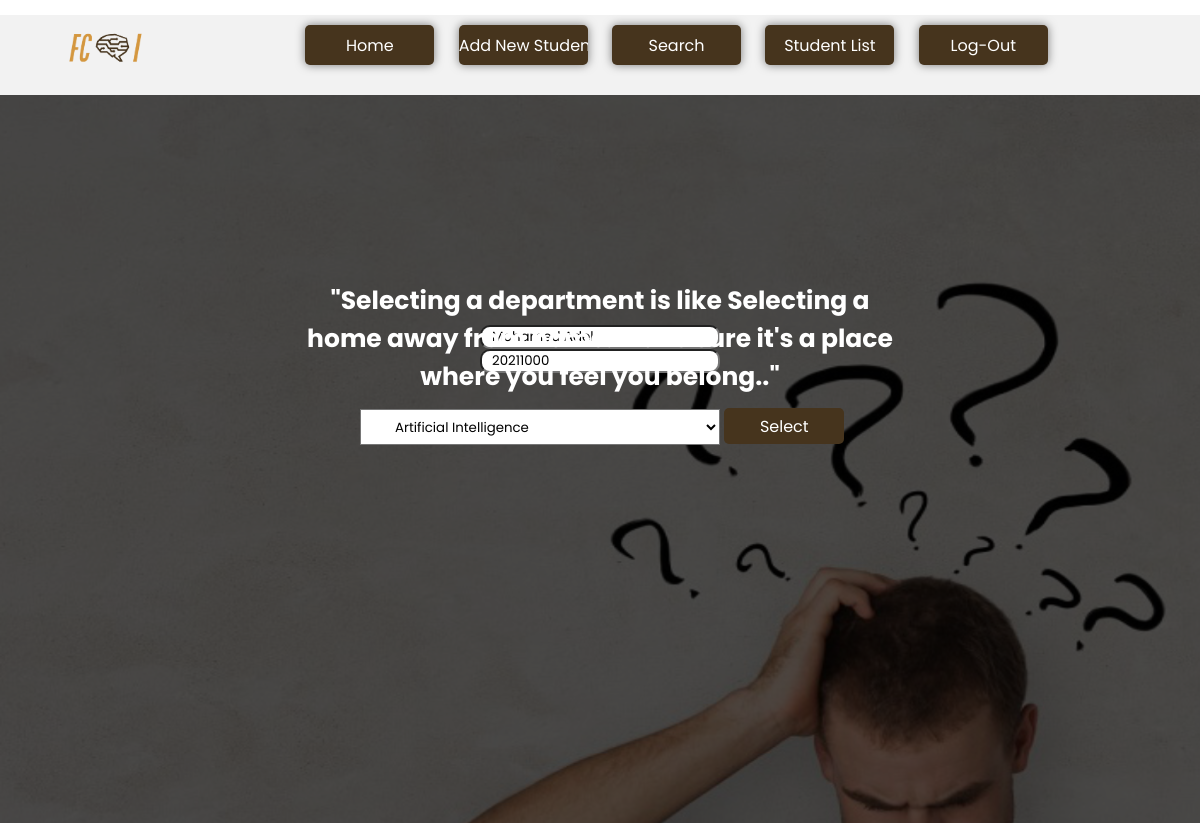
Screenshot of /selectdepartment/19 with the database file from the repository.
### Students/models.py (models this page shows, shortened)
class Student(models.Model):
    Gender_Choices=[
        ('Select Gender','Select Gender'),
        ('Male','Male'),
        ('Female','Female')
    ]
    Status_Choices=[
        ('Select Status','Select Status'),
        ('Active','Active'),
        ('Inactive','Inactive')
    ]
    Level_Choices=[
        ('Select Level','Select Level'),
        ('1','1'),
        ('2','2'),
        ('3','3'),
        ('4','4')
    ]
    Dept_Choices=[
        ('Select Dept','Select Dept'),
        ('General','General'),
        ('Computer Science', 'Computer Science'),
        ('Information Systems', 'Information Systems'),
        ('Artificial Intelligence', 'Artificial Intelligence'),
        ('Information Technology', 'Information Technology'),
        ('Data Scince','Data Scince'),
        ('CyberSecurity','CyberSecurity'),
        ('BioInformatics','BioInformatics'),
        ('Decision Support','Decision Support'),
        ('Scientific Computing','Scientific Computing')
    ]
    name = models.CharField(max_length=50)
    student_id = models.CharField(max_length=8, unique=True)
    gpa = models.DecimalField(max_digits=3, decimal_places=2)
    phone_number = models.CharField(max_length=11)
    email = models.EmailField()
    birth_date = models.DateField()
    gender = models.CharField(max_length=13, choices=Gender_Choices)
    level = models.IntegerField(choices=Level_Choices)
    status = models.CharField(max_length=13, choices=Status_Choices)
    department = models.CharField(max_length=23, choices=Dept_Choices)

### Students/views.py (the view)
# urls.py: path('selectdepartment/<int:student_id>', views.SelectDepartment,
def SelectDepartment(request, student_id):
    student = get_object_or_404(Student, id=student_id)
    if (request.method == "POST"):
        dep = request.POST.get("Department")
        student.department = request.POST['Department']
        student.save()
        context = {
            'student': student,
        }
        return render(request, 'studentinfo.html', context)
    else:
        context = {
            'student': student,
        }
        return render(request, 'selectdepartment.html', context)

### Students/templates/selectdepartment.html (shortened to what this page needs)
{% load static %}
<html>
<head>
    <link rel="stylesheet" href="{% static 'css/selectdept.css' %}">
</head>
<body>
<div class="nav-container">
    <div class="navbar">
        <div class="logo">
            <a href="{% static 'afterlogin.html' %}">
                <img src="{% static 'img/ourlogo-removebg-preview.png' %}">
            </a>
        </div>
        <div class="menu-icons">
            <div class="menu-icons">
                <div class="button-container">
                    <a href="{% url 'AfterLogin' %}"><input type="button" value="Home"></a>
                    <a href="{% url 'AddStudentPage' %}"><input type="button" value="Add New Student"></a>
                    <a href="{% url 'search' %}"><input type="button" value="Search"></a>
                    <a href="{% url 'ListStudentPage' %}"><input type="button" value="Student List"></a>
                    <a href="{% url 'HomePage' %}"><input type="button" value="Log-Out"></a>
                </div>
            </div>
    </div>
</div>
<section>
    <div class="imgbx">
        <h2 style="position:absolute; top:50%; left:50%; transform:translate(-50%,-50%);font-size: 25px; color:white;">
            "Selecting a department is like Selecting a home away from home. Make sure it's a place where you feel you
            belong.."</h2>
        <br><br>
        <div class="form-box">
                <form>
                    <div class="Add">
                        <input type="text" id="name" value="{{ student.name }}">
                    </div>
                    <div class="Add">
                        <input type="text" id="ID" required value="{{ student.student_id }}">
                    </div>
                    <br>
                </form>
            </div>
        <form method="post">
            <select name="Department" id="Dep">
                <option value="AI" {% if student.department == 'AI' %}selected{% endif %}>Artificial Intelligence</option>
            </select>
            <input type="submit" value="Select" id="submit">
        </form>
    </div>
</section>
</body>
</html>

### Students/static/css/selectdept.css (style rules this page uses)
* { margin: 0; padding: 0; box-sizing: border-box; font-family: 'Poppins', sans-serif; }
section { position: relative; width: 100%; height: 91vh; display: flex; }
section .imgbx { background: url("../img/shadedselectdept.png"); position: relative; width: 100%; height: 100%; top: 0; }
section .imgbx h2 { margin-top: -10%; text-align: center; }
section .imgbx:before { content: ''; position: absolute; width: 100%; height: 100%; top: 0; left: 0; }
section .imgbx select { position: relative; z-index: 900; width: 30%; height: 5%; color: black; background-color: white; margin-left: 30%; padding-left: 30px; }
#submit { position: relative; z-index: 1000; color: white; background-color: rgba(70, 52, 29, 255); width: 10%; height: 5%; }
input[type="submit"], input[type="reset"] { color: white; background-color: #46341d; border: none; height: 40px; width: 40%; border-radius: 5px; cursor: pointer; font-size: 16px; margin-top: 10px; }
section .form-box { display: flex; justify-content: center; align-items: center; margin-top: 15%; margin-left: 40%; width: 20%; }
input[type="text"], [type="tel"] { width: 100%; border-radius: 10px; padding-left: 10px; background-color: white; color: black; }
option { color: white; background-color: #46341d; }
::placeholder { color: white; }
.logo img { height: 70px; width: auto; margin-right: 100px; margin-bottom: 10px; }
.navbar { width: 85%; display: flex; align-items: center; margin-top: 55px; margin-left: 50px; margin-right: 50px; }
.menu-icons { flex: 1; align-items: center; text-align: right; margin-top: -10px; }
.nav-container { width: 100%; background-color: #f2f2f2; margin-top: -40px; padding-bottom: -30px; }
.menu-icons input { cursor: pointer; width: 200px; height: 50px; margin-left: 20px; border-radius: 10px; font-size: 30px; text-align: center; background: rgb(50, 53, 97); }
input[type="button"] { background-color: rgba(70, 52, 29, 255); color: white; border: none; width: 16%; height: 40px; border-radius: 5px; cursor: pointer; font-size: 16px; margin-top: 40px; box-shadow: 0px 0px 10px rgba(0, 0, 0, 0.5); }
.button-container { text-align: center; margin-top: -50px; }
::placeholder { color: black; }

### rows the page displays
Student: name "Mohamed Adel", student_id "20211000", Department "Artificial Intelligence"
